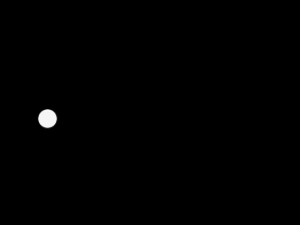
#> input picture ball/ball-1.png, 300 x 225 px
$ python HarrisCornerDetector.py   (Python 2 division)
#> lines starting #> are read from the running program, lines starting #| are printed output that depends on the picture
import cv2
import numpy as np
import matplotlib.pyplot as plt
import os
import heapq

path = os.path.dirname(os.path.realpath(__file__))

# wx, wy are corner coordinates of the window
def cornerDetector(img, wx, wy, window_size, kernel_size, N):
    fig = img
    height, width = img.shape

    Ix = np.zeros(shape = (height, width), dtype = 'int16')
    Iy = np.zeros(shape = (height, width), dtype = 'int16')

    for i in range (wx, window_size - 1):
        for j in range (wy, window_size - 1):
            Ix[i][j] = fig[i][j + 1] - fig[i][j]
            Iy[i][j] = fig[i + 1][j] - fig[i][j]

    Ixx = Ix * Ix
    Iyy = Iy * Iy
    Ixy = Ix * Iy

    E = np.zeros(shape = (window_size, window_size))

    # loop over window with kernel and calculate the E value for each window
    lboundx = wx + kernel_size / 2
    uboundx = wx + window_size - kernel_size / 2
    lboundy = wy + kernel_size / 2
    uboundy = wy + window_size - kernel_size / 2
    for x in range(lboundx, uboundx):
        for y in range(lboundy, uboundy):

            # calculate matrix M
            M = np.zeros(shape = (2, 2))
            for i in range(-kernel_size / 2, kernel_size / 2):
                for j in range(-kernel_size / 2, kernel_size / 2):
                    M[0][0] += Ixx[x + i][y + j]
                    M[0][1] += Ixy[x + i][y + j]
                    M[1][0] += Ixy[x + i][y + j]
                    M[1][1] += Iyy[x + i][y + j]

            # use M to calculate E for a few u, v values
            for u in range(x - kernel_size / 2, x + kernel_size / 2):
                for v in range(y - kernel_size / 2, y + kernel_size / 2):
                    E[x - wx][y - wy] += np.matmul(np.matmul(np.array([[u, v]]), M), np.array([[u], [v]]))

    # choose top N values for feature points
    top_points = list()
    x = 0
    while x < window_size:
        y = 0
        while y < window_size:

            # loop over kernel
            vals = list()
            for i in range(-kernel_size / 2, kernel_size / 2):
                for j in range(-kernel_size / 2, kernel_size / 2):
                    vals.append((E[x + i][y + j], (x + i, y + j)))

            # push the larget value from vals
            heapq.heappush(top_points, max(vals))

            # if length > N, remove the lowest value
            if len(top_points) > N:
                heapq.heappop(top_points)

            y += kernel_size
        x += kernel_size


    # grab points from heap
    points = list()
    for i in range(len(top_points)):
        points.append(top_points[i][1])

    # display heatmap of feature points
    plt.imshow(E);
    plt.colorbar()
    plt.show()

    return points

img = cv2.imread("ball/ball-1.png", 0)
#> img is the input picture: shape (225, 300); min 0, max 248, mean 1
fig = cv2.GaussianBlur(img, (5, 5), 0).astype('int16')
height, width = img.shape
#> height = 225; width = 300
print(cornerDetector(fig, 0, 0, height, 3, 10))
#> after the loop in cornerDetector, `for i in range (wx, window_size - 1):`:
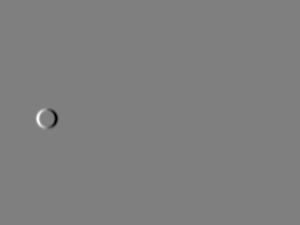
#> Ix: shape (225, 300) int16; min -80, max 80, mean 0; drawn with min black and max white
#> after the loop in cornerDetector, `for x in range(lboundx, uboundx):`:
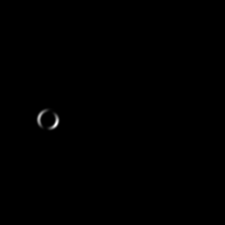
#> E: shape (225, 225) float64; min 0, max 3.29e+09, mean 5078365.6; drawn with min black and max white
#> after the loop in cornerDetector, `while x < window_size:`: x = 225
#> the loop in cornerDetector, `for i in range(len(top_points)):` made 10 passes
#> after the loop in cornerDetector, `for i in range(len(top_points)):`: points = [(121, 38), (127, 53), (115, 40), (118, 38), (116, 39), (120, 57), (114, 40), (125, 54), (123, 56), (124, 55)]
#> in cornerDetector, `plt.show()`:
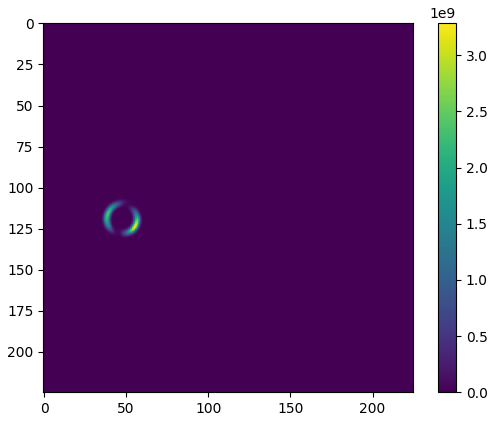
#> figure drawn by matplotlib, 2 panels
#| [(121, 38), (127, 53), (115, 40), (118, 38), (116, 39), (120, 57), (114, 40), (125, 54), (123, 56), (124, 55)]
